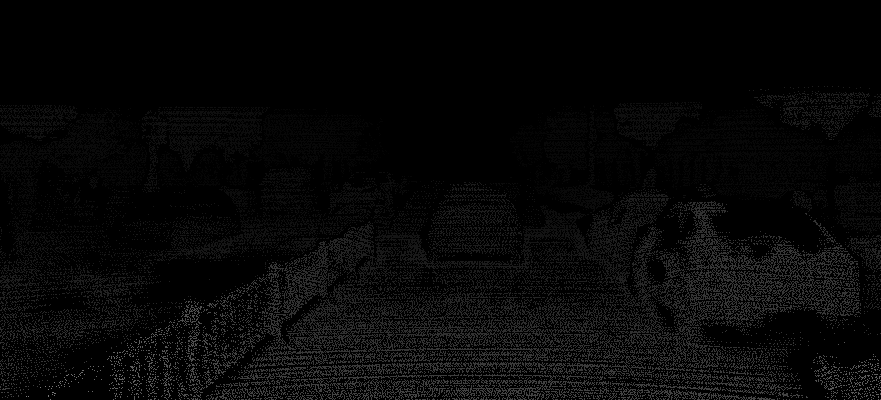
#> input picture Dataset/2018-07-09-16-11-56_2018-07-09-16-55-15-689-disparity.png, 881 x 400 px
$ python errorAnalysis.py
#> lines starting #> are read from the running program, lines starting #| are printed output that depends on the picture
import numpy as np
import cv2
from SSD import *
from SAD import *
from NCC import *
from evaluation import *
from matplotlib import pyplot as plt
from numba import njit, prange
import time

if __name__ == '__main__':
    # Ground Truth image
    truth_image3 = cv2.imread('./Dataset/2018-07-09-16-11-56_2018-07-09-16-55-15-689-disparity.png', -1) / 256
#> truth_image3: shape (400, 881) float64; min 0, max 127.3, mean 7.4
    # Image Left
    left_image3 = cv2.imread('./Dataset/2018-07-09-16-11-56_2018-07-09-16-55-15-689-left.jpg')
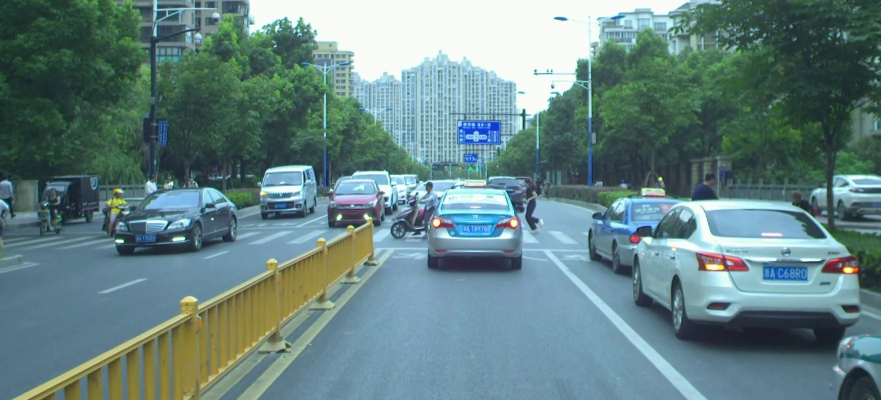
#> input picture Dataset/2018-07-09-16-11-56_2018-07-09-16-55-15-689-left.jpg, 881 x 400 px
#> left_image3 is the input picture: shape (400, 881, 3); mean B, G, R 131, 130.6, 101.6
    # Image Right
    right_image3 = cv2.imread('./Dataset/2018-07-09-16-11-56_2018-07-09-16-55-15-689-right.jpg')
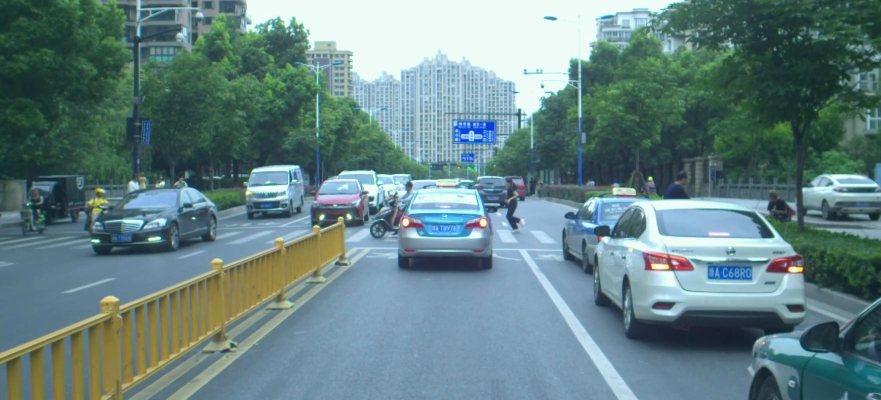
#> input picture Dataset/2018-07-09-16-11-56_2018-07-09-16-55-15-689-right.jpg, 881 x 400 px
#> right_image3 is the input picture: shape (400, 881, 3); mean B, G, R 131, 129.9, 101.3
    # Read the images in Grayscale format
    left_image3 = cv2.cvtColor(left_image3, cv2.COLOR_RGB2GRAY).astype(np.int32)
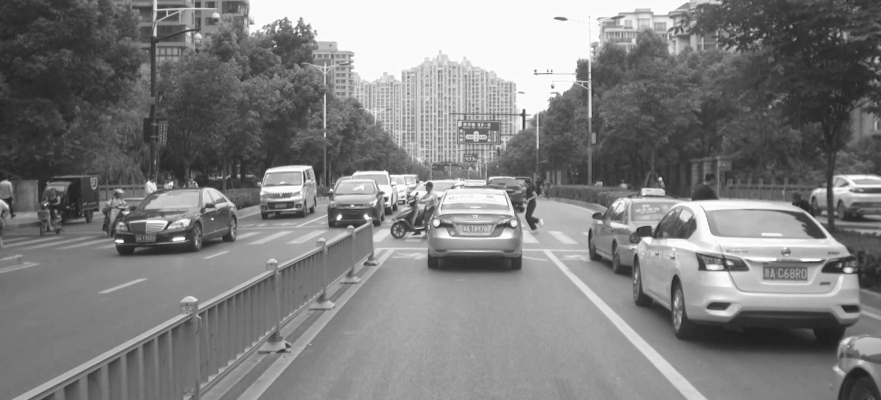
#> left_image3: shape (400, 881) int32; min 30, max 255, mean 127.4
    right_image3 = cv2.cvtColor(right_image3, cv2.COLOR_RGB2GRAY).astype(np.int32)
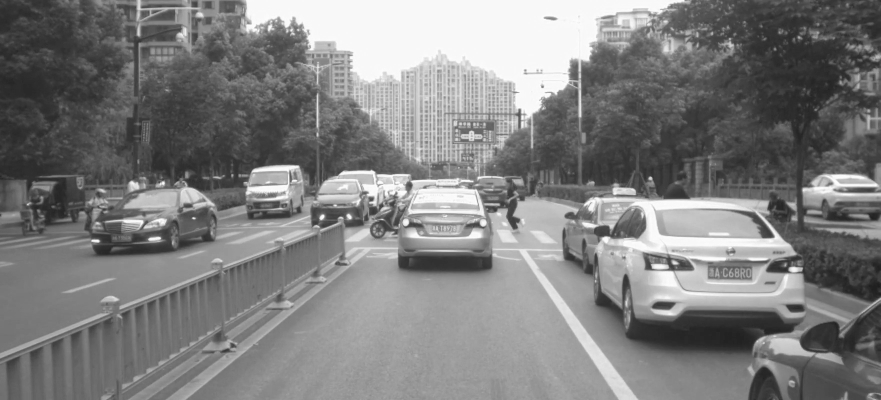
#> right_image3: shape (400, 881) int32; min 30, max 253, mean 127
    windows = [10, 30, 50, 70]
    ws = 10

#> (the run stopped early here; a loop or call above may not have finished)
